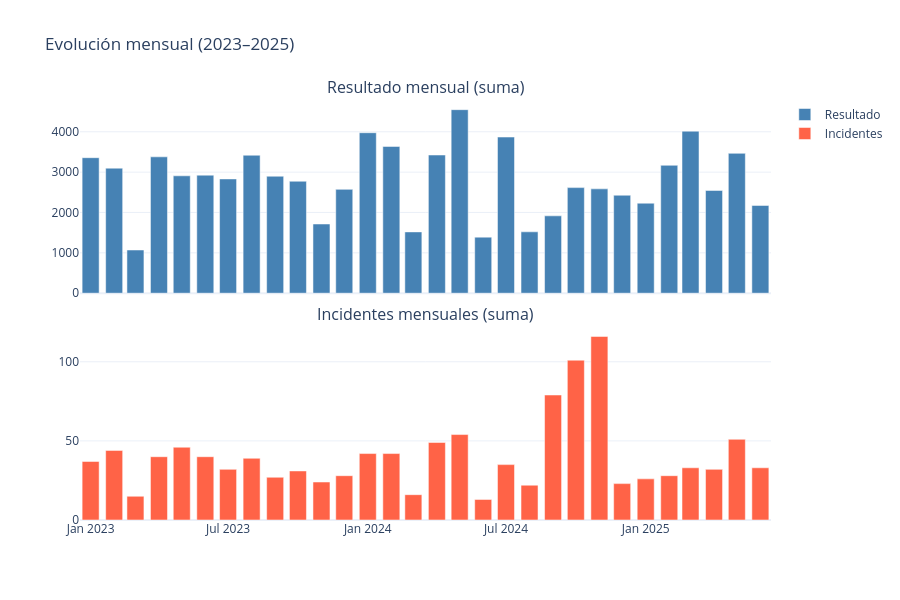
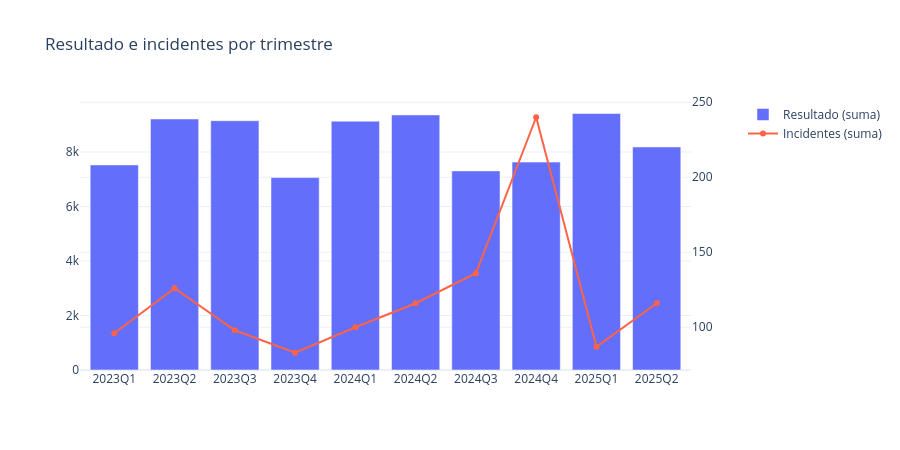

Notebook code for these charts, in order:
### Code cell
# ── Evolución temporal ────────────────────────────────────────────
mensual = datos.groupby(datos["Fecha"].dt.to_period("M")).agg(
    resultado=("Resultado", "sum"), n=("ID", "count"), incidentes=("Incidentes", "sum")
)
mensual.index = mensual.index.astype(str)

fig = make_subplots(rows=2, cols=1, shared_xaxes=True,
                    subplot_titles=("Resultado mensual (suma)", "Incidentes mensuales (suma)"),
                    vertical_spacing=0.08)
fig.add_trace(go.Bar(x=mensual.index, y=mensual["resultado"], name="Resultado",
                     marker_color="steelblue"), row=1, col=1)
fig.add_trace(go.Bar(x=mensual.index, y=mensual["incidentes"], name="Incidentes",
                     marker_color="tomato"), row=2, col=1)
fig.update_layout(height=600, title="Evolución mensual (2023–2025)")
fig.show()

# Vista trimestral: resultado e incidentes
trim = datos.groupby("Trimestre").agg(
    resultado=("Resultado", "sum"), incidentes=("Incidentes", "sum"), calidad=("Calidad", "mean")
).reset_index()

fig2 = make_subplots(specs=[[{"secondary_y": True}]])
fig2.add_trace(go.Bar(x=trim["Trimestre"], y=trim["resultado"], name="Resultado (suma)"),
               secondary_y=False)
fig2.add_trace(go.Scatter(x=trim["Trimestre"], y=trim["incidentes"], name="Incidentes (suma)",
                          mode="lines+markers", line=dict(color="tomato")), secondary_y=True)
fig2.update_layout(height=450, title="Resultado e incidentes por trimestre")
fig2.show()

### Figure 1 — Plotly figure (JSON) as saved in the notebook; plotly's stock layout.template omitted (floating-point values rounded to 4 significant figures)
{"data": [{"marker": {"color": "steelblue"}, "name": "Resultado", "type": "bar", "x": ["2023-01", "2023-02", "2023-03", "2023-04", "2023-05", "2023-06", "2023-07", "2023-08", "2023-09", "2023-10", "2023-11", "2023-12", "2024-01", "2024-02", "2024-03", "2024-04", "2024-05", "2024-06", "2024-07", "2024-08", "2024-09", "2024-10", "2024-11", "2024-12", "2025-01", "2025-02", "2025-03", "2025-04", "2025-05", "2025-06"], "xaxis": "x", "y": [3358.0, 3098.0, 1070.0, 3379.0, 2909.0, 2925.0, 2832.0, 3419.0, 2898.0, 2774.0, 1715.0, 2573.0, 3976.0, 3637.0, 1519.0, 3424.0, 4548.0, 1389.0, 3869.0, 1521.0, 1917.0, 2616.0, 2586.0, 2428.0, 2230.0, 3169.0, 4014.0, 2546.0, 3466.0, 2175.0], "yaxis": "y"}, {"marker": {"color": "tomato"}, "name": "Incidentes", "type": "bar", "x": ["2023-01", "2023-02", "2023-03", "2023-04", "2023-05", "2023-06", "2023-07", "2023-08", "2023-09", "2023-10", "2023-11", "2023-12", "2024-01", "2024-02", "2024-03", "2024-04", "2024-05", "2024-06", "2024-07", "2024-08", "2024-09", "2024-10", "2024-11", "2024-12", "2025-01", "2025-02", "2025-03", "2025-04", "2025-05", "2025-06"], "xaxis": "x2", "y": [37, 44, 15, 40, 46, 40, 32, 39, 27, 31, 24, 28, 42, 42, 16, 49, 54, 13, 35, 22, 79, 101, 116, 23, 26, 28, 33, 32, 51, 33], "yaxis": "y2"}], "layout": {"annotations": [{"font": {"size": 16}, "showarrow": false, "text": "Resultado mensual (suma)", "x": 0.5, "xanchor": "center", "xref": "paper", "y": 1.0, "yanchor": "bottom", "yref": "paper"}, {"font": {"size": 16}, "showarrow": false, "text": "Incidentes mensuales (suma)", "x": 0.5, "xanchor": "center", "xref": "paper", "y": 0.46, "yanchor": "bottom", "yref": "paper"}], "height": 600, "title": {"text": "Evolución mensual (2023–2025)"}, "xaxis": {"anchor": "y", "domain": [0.0, 1.0], "matches": "x2", "showticklabels": false}, "xaxis2": {"anchor": "y2", "domain": [0.0, 1.0]}, "yaxis": {"anchor": "x", "domain": [0.54, 1.0]}, "yaxis2": {"anchor": "x2", "domain": [0.0, 0.46]}}}

### Figure 2 — Plotly figure (JSON) as saved in the notebook; plotly's stock layout.template omitted (floating-point values rounded to 4 significant figures)
{"data": [{"name": "Resultado (suma)", "type": "bar", "x": ["2023Q1", "2023Q2", "2023Q3", "2023Q4", "2024Q1", "2024Q2", "2024Q3", "2024Q4", "2025Q1", "2025Q2"], "xaxis": "x", "y": [7526.0, 9213.0, 9149.0, 7062.0, 9132.0, 9361.0, 7307.0, 7630.0, 9414.0, 8187.0], "yaxis": "y"}, {"line": {"color": "tomato"}, "mode": "lines+markers", "name": "Incidentes (suma)", "type": "scatter", "x": ["2023Q1", "2023Q2", "2023Q3", "2023Q4", "2024Q1", "2024Q2", "2024Q3", "2024Q4", "2025Q1", "2025Q2"], "xaxis": "x", "y": [96, 126, 98, 83, 100, 116, 136, 240, 87, 116], "yaxis": "y2"}], "layout": {"height": 450, "title": {"text": "Resultado e incidentes por trimestre"}, "xaxis": {"anchor": "y", "domain": [0.0, 0.94]}, "yaxis": {"anchor": "x", "domain": [0.0, 1.0]}, "yaxis2": {"anchor": "x", "overlaying": "y", "side": "right"}}}
